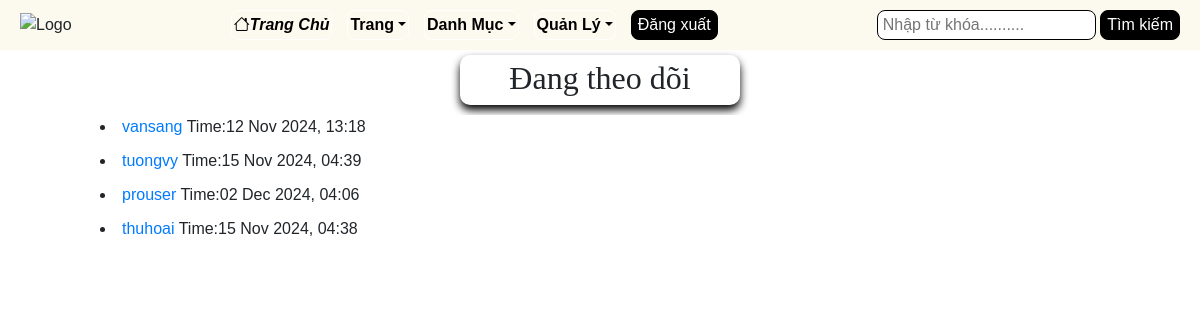
Screenshot of /following_detail/1/ (signed in) with the database file from the repository.
### api/models.py (models this page shows, shortened)
class Profile(models.Model):
    user = models.OneToOneField(User, on_delete=models.CASCADE)
    image = models.FileField(upload_to="image", default="default/default-user.jpg", null=True, blank=True)
    full_name = models.CharField(max_length=100, null=True, blank=True)
    bio = models.TextField(null=True, blank=True)
    about = models.TextField(null=True, blank=True)
    author = models.BooleanField(default=False)
    country = models.CharField(max_length=100, null=True, blank=True)
    facebook = models.CharField(max_length=100, null=True, blank=True)
    twitter = models.CharField(max_length=100, null=True, blank=True)
    date = models.DateTimeField(auto_now_add=True)
    followers = models.ManyToManyField('self', symmetrical=False, related_name='following', blank=True)

class User(AbstractUser):
    username = models.CharField(unique=True, max_length=100)
    email = models.EmailField(unique=True)
    full_name = models.CharField(max_length=100, null=True, blank=True)
    otp = models.CharField(max_length=100, null=True, blank=True)
    USERNAME_FIELD = 'email'
    REQUIRED_FIELDS = ['username']

### api/views.py (the view)
# urls.py: path('following_detail/<int:id>/',api_views.following_detail,name='following_detail'),
@login_required
def following_detail(request,id):
    profile = get_object_or_404(Profile, id=id)
    user_posts = Post.objects.filter(user=profile.user).order_by('-date')
    followers = profile.followers.all()
    following = profile.following.all()
    is_following = request.user.profile in profile.followers.all() if request.user.is_authenticated else False
    context = {
        'profile': profile,
        'user_posts': user_posts,
        'followers':followers,
        'following':following,
        'is_following':is_following,
    }
    return render(request,'following_detail.html',context)

### api/templates/following_detail.html (shortened to what this page needs)
{% extends "base.html" %}
{% load static %}
{% block content %}
<h2> Đang theo dõi</h2>
{% for follower in following %}
    <div class='frame'>
        <li><a href="{% url 'user_profile' follower.id %}">{{ follower.user.username }}</a> Time:{{ follower.date|date:"d M Y, H:i" }}</li>
    </div>
{% endfor %}
{%endblock%}

### static/css/style.css (style rules this page uses)
body { font-family: Arial, sans-serif; margin: 0; padding: 0; }

### api/templates/base.html (style rules this page uses)
body { font-family:Montserat; margin:auto; background-color:rgb(193, 163, 98); }
li { border:1px white solid; padding:2px; border-radius:8px; justify-content:center; align-item:center; margin:auto; height:30px; }
li a { color:black; font-weight:bold; text-align:center; }

### rows the page displays
Profile: user.username "vansang", date "12 Nov 2024, 13:18"
Profile: user.username "tuongvy", date "15 Nov 2024, 04:39"
Profile: user.username "prouser", date "02 Dec 2024, 04:06"
Profile: user.username "thuhoai", date "15 Nov 2024, 04:38"
